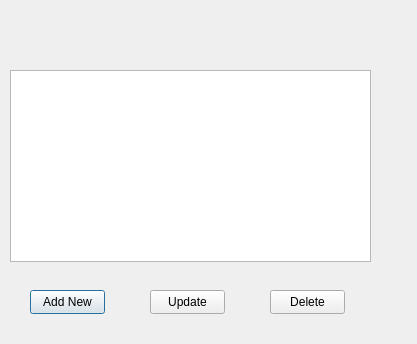
<?xml version="1.0" encoding="UTF-8"?>
<ui version="4.0">
 <class>NewsAdminWindow</class>
 <widget class="QDialog" name="NewsAdminWindow">
  <property name="geometry">
   <rect>
    <x>0</x>
    <y>0</y>
    <width>417</width>
    <height>344</height>
   </rect>
  </property>
  <property name="windowTitle">
   <string>Dialog</string>
  </property>
  <widget class="QListView" name="listView">
   <property name="geometry">
    <rect>
     <x>10</x>
     <y>70</y>
     <width>361</width>
     <height>192</height>
    </rect>
   </property>
  </widget>
  <widget class="QPushButton" name="pushButton">
   <property name="geometry">
    <rect>
     <x>30</x>
     <y>290</y>
     <width>75</width>
     <height>24</height>
    </rect>
   </property>
   <property name="text">
    <string>Add New</string>
   </property>
  </widget>
  <widget class="QPushButton" name="pushButton_2">
   <property name="geometry">
    <rect>
     <x>150</x>
     <y>290</y>
     <width>75</width>
     <height>24</height>
    </rect>
   </property>
   <property name="text">
    <string>Update</string>
   </property>
  </widget>
  <widget class="QPushButton" name="pushButton_3">
   <property name="geometry">
    <rect>
     <x>270</x>
     <y>290</y>
     <width>75</width>
     <height>24</height>
    </rect>
   </property>
   <property name="text">
    <string>Delete</string>
   </property>
  </widget>
 </widget>
 <resources/>
 <connections/>
</ui>
